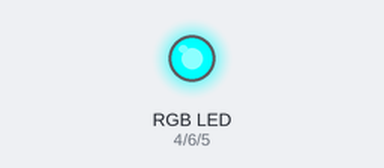
Recording of a program running on a simulated Raspberry Pi (BCM pin numbers). Parts: an RGB LED mixed from three pins (HIGH = lit).

Above: at 0.5 s.
At 1.5 s:
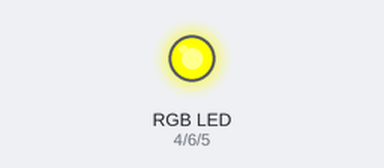
At 5.5 s:
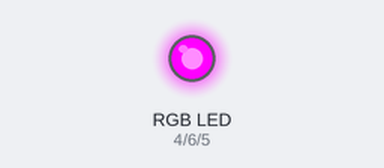
Timing chart, 0 to 6.9 s (numbered marks = the images above):
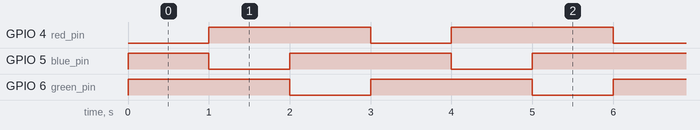

Measured:
- by itself, GPIO 4 (red_pin), GPIO 6 (green_pin): alternates HIGH for 2.0 s and LOW for 1.0 s
- by itself, GPIO 5 (blue_pin): repeats every 3.0 s: LOW 1.0 s, HIGH 2.0 s
- by itself, everything shown: repeats every 3.0 s, in 3 steps

The program:

ex02_led02.py
```python
import RPi.GPIO as GPIO
import time

# RGB LED Pinnumber setting
red_pin = 4
blue_pin = 5
green_pin = 6

GPIO.setmode(GPIO.BCM)  # GPIO.BOARD(1~40)
GPIO.setup(red_pin, GPIO.OUT)
GPIO.setup(green_pin, GPIO.OUT)
GPIO.setup(blue_pin, GPIO.OUT)

try:
    while(True):
        GPIO.output(red_pin, False)
        GPIO.output(green_pin, True)
        GPIO.output(blue_pin, True)
        time.sleep(1)

        GPIO.output(red_pin, True)
        GPIO.output(green_pin, True)
        GPIO.output(blue_pin, False)
        time.sleep(1)

        GPIO.output(red_pin, True)
        GPIO.output(green_pin, False)
        GPIO.output(blue_pin, True)
        time.sleep(1)

except KeyboardInterrupt:
    GPIO.cleanup()
```
